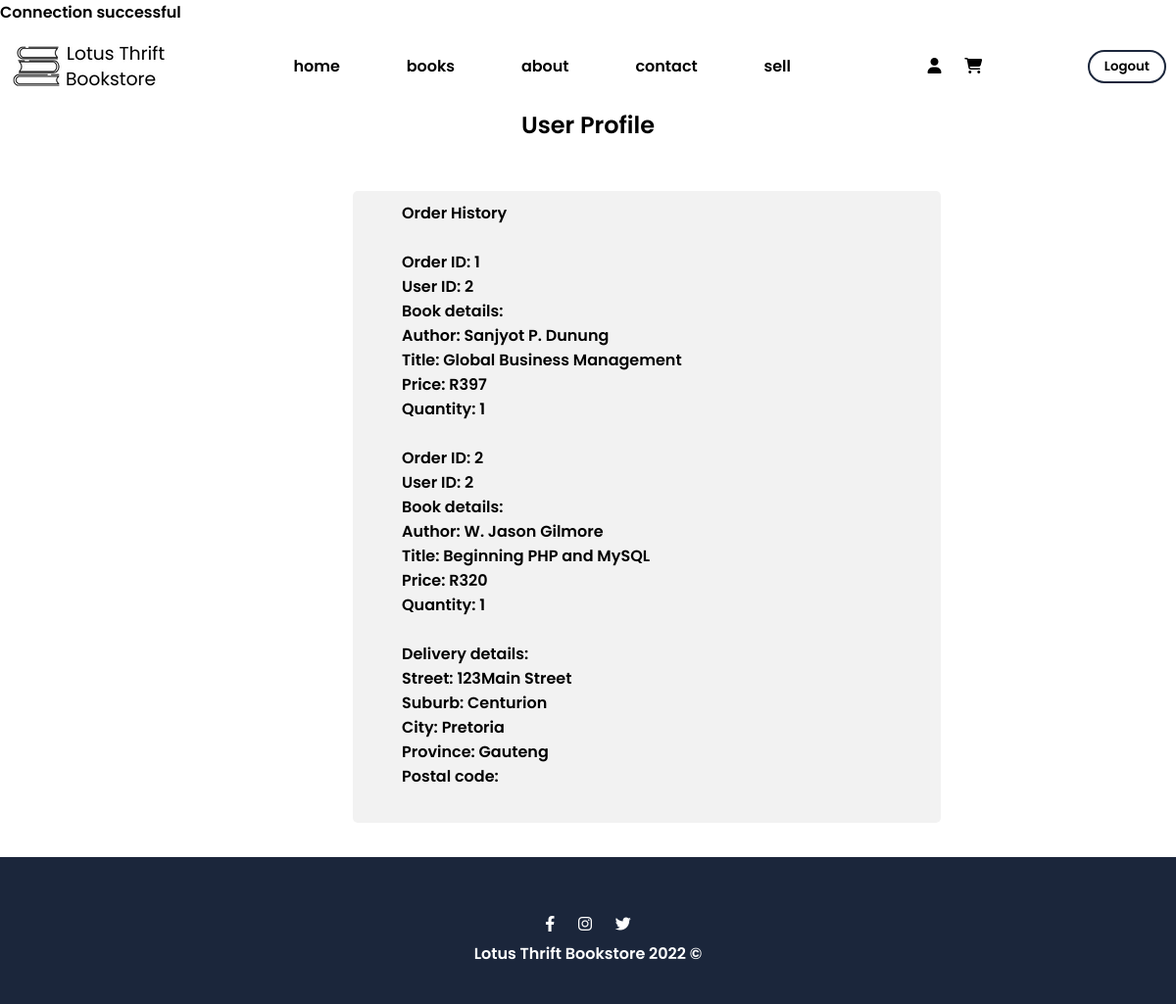
The page /profile.php (signed in) on the database its author committed.
### tables this page shows
CREATE TABLE IF NOT EXISTS `cart` (
  `cartId` int(10) NOT NULL AUTO_INCREMENT,
  `bookId` int(10) NOT NULL,
  `userId` int(10) NOT NULL,
  `author` varchar(50) NOT NULL,
  `title` varchar(50) NOT NULL,
  `price` int(10) NOT NULL,
  `quantity` int(10) NOT NULL,
  PRIMARY KEY (`cartId`),
  UNIQUE KEY `bookId` (`bookId`)
);

CREATE TABLE IF NOT EXISTS `delivery_details` (
  `deliveryId` int(10) NOT NULL AUTO_INCREMENT,
  `userId` int(10) NOT NULL,
  `address1` varchar(50) NOT NULL,
  `address2` varchar(50) DEFAULT NULL,
  `suburb` varchar(50) NOT NULL,
  `city` varchar(50) NOT NULL,
  `province` varchar(10) NOT NULL DEFAULT 'Gauteng',
  `postal_code` varchar(10) NOT NULL,
  PRIMARY KEY (`deliveryId`),
  KEY `userId` (`userId`)
);

### profile.php (the view, shortened to what this page needs)
<?php
    include 'db-connect.php';
    $userId = $_SESSION['userId'];
?>
<!DOCTYPE html>
<html lang="en">
<head>
    <link rel="stylesheet" href="https://use.fontawesome.com/releases/v6.1.1/css/all.css">
</head>
<body>
    <?php include ('header.php'); ?>
    <h2 style="text-align:center;">User Profile </h2>
     <br><br>
     <div class="contact">
        <h4>Order History</h4>
        <br>
        <?php
        $select_books = mysqli_query($dbconnect, "SELECT * FROM `cart` WHERE userId = '$userId'");
                while($fetch_order = mysqli_fetch_assoc($select_books)){
        ?>
                Order ID: <?php echo $fetch_order['cartId']; ?><br>
                User ID: <?php echo $userId;?><br>
        <h4>Book details:</h4>
                <?php echo 'Author: '. $fetch_order['author'] .' <br> '. 'Title: '.$fetch_order['title'] .'<br> '.
                'Price: R'.$fetch_order['price'] .'<br> '.'Quantity: '. $fetch_order['quantity']; ?>
                <br><br>
         <?php
            };
         ?>
        <h4>Delivery details:</h4>
        <?php
        $select_delivery = mysqli_query($dbconnect, "SELECT * FROM `delivery_details` WHERE userId = '$userId'");
            while($fetch_order = mysqli_fetch_assoc($select_delivery)){
                echo 'Street: '.$fetch_order['address1'] . $fetch_order['address2'] .'<br> '. 'Suburb: '.
                $fetch_order['suburb'] .'<br> '.'City: '. $fetch_order['city'].' <br> '. 'Province: '.
                $fetch_order['province'] .'<br> '. 'Postal code: '.$fetch_order['postal_code'] .'<br><br>';
            }
        ?>
     </div>
        <?php include ('footer.php'); ?>
</body>
</html>

### header.php (shortened to what this page needs)
<header class="header">
        <div class="header-1">
            <a href="homepage.php" class="logo"> <img src="img/logo.png"  alt="logo"></a>
            <nav class="navbar" >
                <a href="home-page.php">home</a>
                <a href="shopBooks-page.php">books</a>
                <a href="about-page.php">about</a>
                <a href="contact-page.php">contact</a>
                <a href="sell-page.php">sell</a>
            </nav>
            <div class="icons">
            <a href="profile.php"><div id="user" class="fa-solid fa-user"></div></a>
             <a href="cart-page.php"><i  class="fa-solid fa-cart-shopping" style="color: #000"></i></a>
            </div>
            <button style="color: var(--btn-bg-color);
    border: 2px solid #1B263B; padding: 5px 15px;
    border-radius: 30px; background-color:#fff;"><a href="logoutUser.php" style="text-decoration: none; color: #000;">Logout</a></button>
       </div>
</header>

### footer.php
<section class="footer">
 <div class="box-container">
     <div class="share">
         <a href="https://www.facebook.com/" class="fab fa-facebook-f"></a>
         <a href="https://www.instagram.com/?hl=en" class="fab fa-instagram"></a>
         <a href="https://twitter.com/?lang=en" class="fab fa-twitter"></a>
     </div>
     <p>Lotus Thrift Bookstore 2022 &copy; </p>
 </div>
</section>

### header.php (style rules this page uses)
a { color: #000; text-decoration: none; }

### rows shown on the page
cart: cartId "1", author "Sanjyot P. Dunung", title "Global Business Management", price "397", quantity "1"
cart: cartId "2", author "W. Jason Gilmore", title "Beginning PHP and MySQL", price "320", quantity "1"
delivery_details: address1 "123", address2 "Main Street", suburb "Centurion", city "Pretoria", province "Gauteng"
